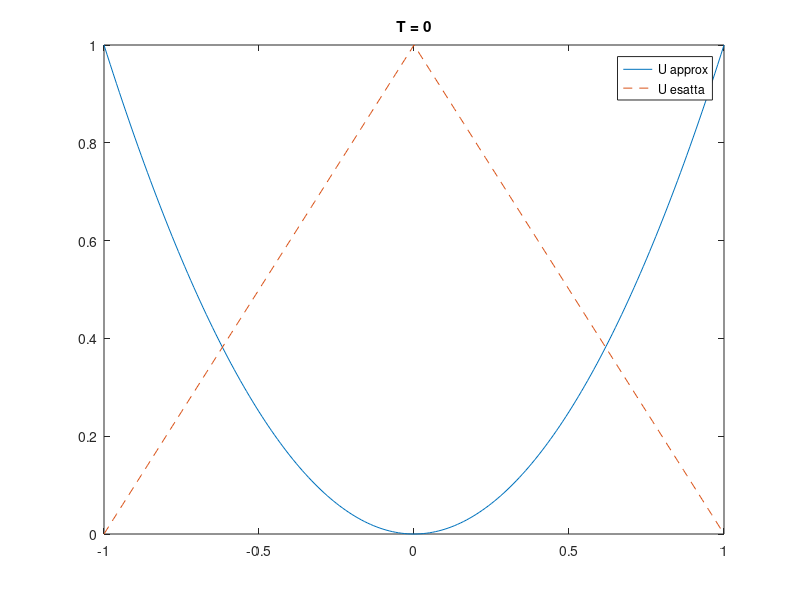

Write the MATLAB code that produced this figure. (Note: this script raises an error after producing the figure.)
clc
clear 
close all

T = 1;
dt = 0.01;
dx = 0.01;
Nt = floor(T/dt);
h = 0.01;
x = -1:dx:1;
a = -1:h:1;
L = @(a) 1;%0.5*abs(a)^2;

U0 = x.^2;
U = U0;
U1(:,1) = U0;
for  n = 1:Nt    
    U_new = inf(size(U));
    for i = 1:length(a)
        xs = x - a(i)*dt;
        bound_index = xs >= x(1) & xs <= x(end);
        xs_bound = xs(bound_index);
        pos = (xs_bound-x(1))/dx +1;
        k = floor(pos);
        k = max(1, min(length(x)-1, k));

        w = pos - k;
        Us = (1-w).*U(k) + w.*U(k+1);
        Ui = dt*L(a(i)) + Us;
        U_new(bound_index) = min(U_new(bound_index),Ui);
    end 
    mask_inf = isinf(U_new);
    if any(mask_inf)
        U_new(mask_inf) = U(mask_inf); 
    end

    U_new(1) = 0;
    U_new(end) = 0;
    U = U_new;
    U1(:,n+1) = U;
end

%f = @(x,t) (abs(x) - t*0.5).*(abs(x) > t) + (0.5*abs(x).^2/t).*(abs(x) <= t);
%f = @(x,t) (abs(x) - t).*(abs(x) > t) + (zeros(1,length(x))).*(abs(x) <= t);
f = @(x,t) 1 - abs(x);

err = norm(U1(:,end)' - f(x,1),inf);

p = plot(x,U1(:,1),x,f(x,1),"--");
legend("U approx","U esatta");
title("T = 0");
xlim([x(1) x(end)]);
ylim([0 1]);
for n = 1:Nt
    p(1).YData = U1(:,n+1);
    title("T = " + n*dt);
    drawnow
    pause(0.1)
end